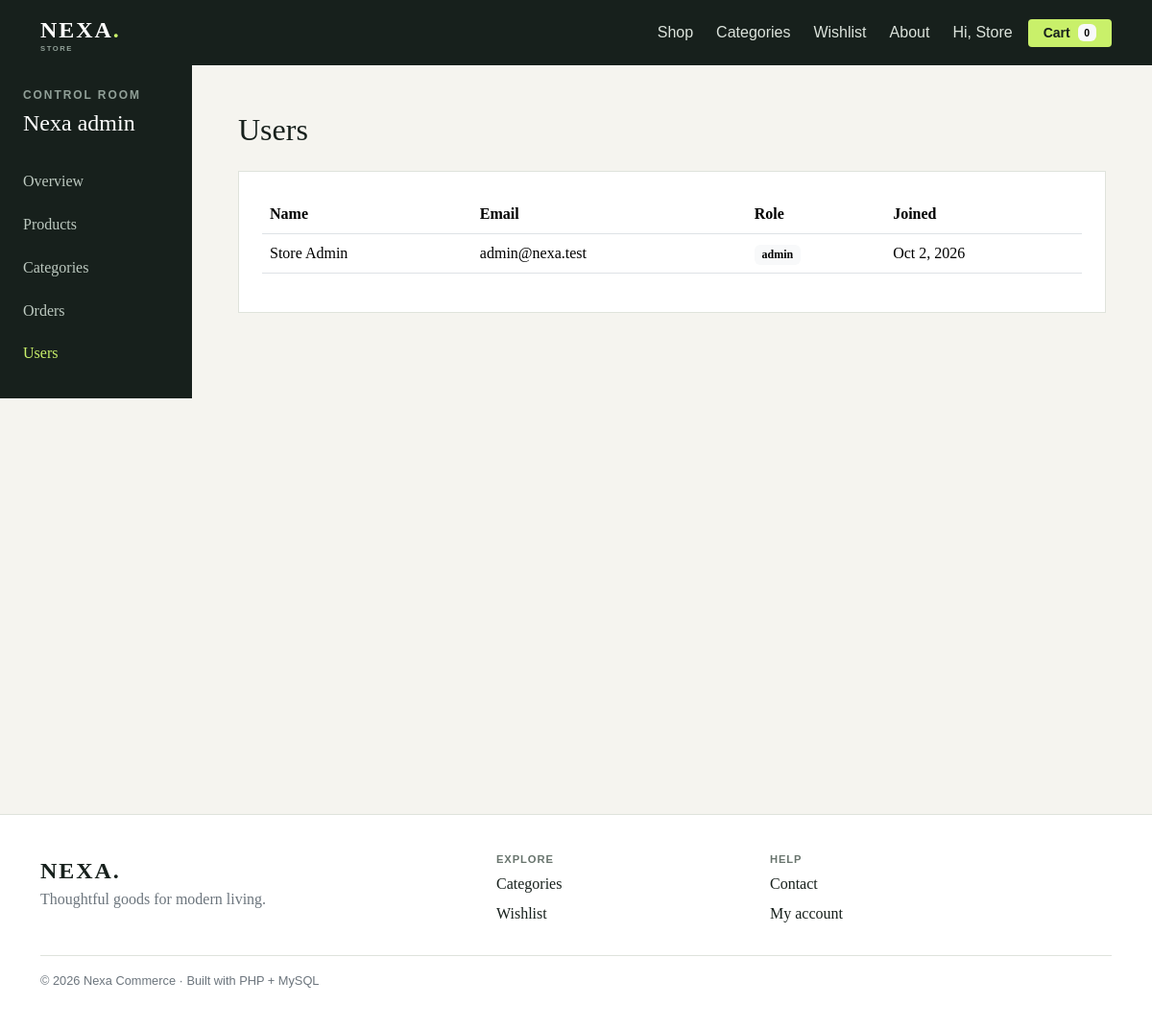
The page /admin/users.php (signed in) on the database its author committed.
### tables this page shows
CREATE TABLE IF NOT EXISTS users (id INT AUTO_INCREMENT PRIMARY KEY, name VARCHAR(120) NOT NULL, email VARCHAR(160) UNIQUE NOT NULL, password VARCHAR(255) NOT NULL, role ENUM('customer','admin') DEFAULT 'customer', created_at TIMESTAMP DEFAULT CURRENT_TIMESTAMP);

### includes/functions.php (called while the page is built, shortened)
<?php
function e(?string $value): string { return htmlspecialchars($value ?? '', ENT_QUOTES, 'UTF-8'); }

### admin/users.php (the view, shortened to what this page needs)
<?php
require __DIR__ . '/../includes/config.php';
$users = $pdo->query("SELECT id,name,email,role,created_at FROM users ORDER BY created_at DESC")->fetchAll();
require __DIR__ . '/../includes/header.php';
?><div class="admin-shell"><div class="row g-0"><aside class="col-lg-2 admin-side"><div class="eyebrow">Control room</div><h2 class="h4 mt-2">Nexa admin</h2><nav class="mt-4"><a href="index.php">Overview</a><a href="products.php">Products</a><a href="categories.php">Categories</a><a href="orders.php">Orders</a><a class="active" href="users.php">Users</a></nav></aside><section class="col-lg-10 p-4 p-lg-5"><h1 class="h2 mb-4">Users</h1><div class="panel table-responsive"><table class="table"><thead><tr><th>Name</th><th>Email</th><th>Role</th><th>Joined</th></tr></thead><tbody><?php foreach ($users as $user): ?><tr><td><?= e($user['name']) ?></td><td><?= e($user['email']) ?></td><td><span class="badge text-bg-light"><?= e($user['role']) ?></span></td><td><?= date('M j, Y', strtotime($user['created_at'])) ?></td></tr><?php endforeach; ?></tbody></table></div></section></div></div><?php require __DIR__ . '/../includes/footer.php'; ?>

### assets/style.css (style rules this page uses)
:root { --ink:#17201c;--muted:#68746d;--paper:#f5f4ef;--lime:#c9f06a;--line:#dfe3dc }
* { box-sizing:border-box }
body { background:var(--paper);color:var(--ink);font-family:Georgia,serif }
.eyebrow { font:700 .75rem Arial,sans-serif;letter-spacing:.16em;text-transform:uppercase;color:#91a098 }
.panel { background:#fff;border:1px solid var(--line);padding:1.5rem }
.admin-shell { min-height:calc(100vh - 68px) }
.admin-side { background:var(--ink);color:#fff;min-height:100%;padding:1.5rem }
.admin-side a { color:#bdc9c0;text-decoration:none;display:block;padding:.65rem 0 }
.admin-side a.active,.admin-side a:hover { color:var(--lime) }
.table { vertical-align:middle }

### rows shown on the page
users: name "Store Admin", email "admin@nexa.test", role "admin", created_at "Oct 2, 2026"

### other values the page prints
explode(' ', $_SESSION['user']['name'])[0] "Store"
cart_count() "0"
